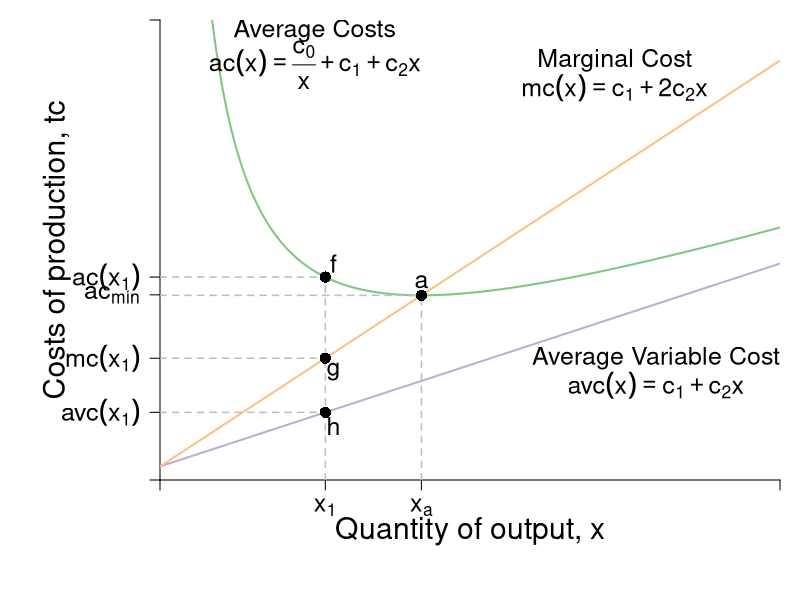

Generate this figure with R:
#Graph Designer: Simon Halliday
#Authors: Bowles, Foley and Halliday
#Title: Coordination, Conflict and Competition: A Text in Microeconomics

require(shape)
pdf(file = "firmmarketsupply/average_marginal_costs.pdf", width = 9, height = 7)

#Set parameters for graphics
axislabelsize <- 1.8
labelsize <- 1.5
namesize <- 1.8
annotatesize <- 1.5
graphlinewidth <- 2
segmentlinewidth <- 1.5

COL <- c("#7fc97f", "#beaed4", "#fdc086", "#ffff99", "#386cb0", "#f0027f", "#bf5b17", "#666666")
COLA <- c("#99d8c9","#66c2a4","#41ae76", "#238b45", "#005824")
COLB <- c("#4eb3d3", "#2b8cbe", "#0868ac","#084081")

#Edited the margins to cater for the larger LHS labels
par(mar =  c(6, 8, 1, 1))

totalcost <- function(x, c0 = 10, c1 = 2, c2 = 0.5){
  c0 + c1*x + c2*x^2
}

avgcost <- function(x,  c0 = 2, c1 = 0.05, c2 = 0.05){
  (c0 + c1*x + c2*x^2)/x
}

avgvarcost <- function(x,  c1 = 0.05, c2 = 0.05){
  (c1*x + c2*x^2)/x
}

marginalcost <- function(x, c1 = 0.05, c2 = 0.05){
  c1 + 2*c2*x
}

mcline <- Mpline <- function(x, constant = 0.3181472, slope = 0.125){
  constant + slope*x
}


xlims <- c(0, 15)
ylims <- c(0, 1.7)

npts <- 501 
x <- seq(xlims[1], xlims[2], length.out = npts)
y <- seq(ylims[1], ylims[2], length.out = npts) 
a <- c(13, 16.75, 19.25)

plot(0, 0, xlim = xlims, ylim = ylims, type = "n",
     xlab = expression(paste("")),
     ylab = expression(paste("")), 
     xaxt = "n", 
     yaxt = "n", 
     cex.lab = axislabelsize, 
     bty = "n",
     xaxs = "i", 
     yaxs = "i")


ticksy <- c(0, avgvarcost(x = 4), marginalcost(x = 4), avgcost(6.82456), avgcost(x = 4), ylims[2])
ylabels <- c(NA, expression(paste(avc(x[1]))), expression(paste(mc(x[1]))), expression(paste(ac[min])), expression(paste(ac(x[1]))), NA)
ticksx <- c(0, 4, 6.32456, xlims[2])
xlabels <- c(NA, expression(paste(x[1])), expression(paste(x[a])), NA)


axis(1, at = ticksx, pos = 0, labels = xlabels, cex.axis = labelsize)
axis(2, at = ticksy, pos = 0, labels = ylabels, las = 1, cex.axis = labelsize)

npts <- 500 
xx1 <- seq(xlims[1], xlims[2], length.out = npts)
xx3 <- seq(4, 8, length.out = npts)

lines(xx1, avgcost(xx1, c0 = 2, c1 = 0.05, c2 = 0.05), col = COL[1], lwd = graphlinewidth)
lines(xx1, avgvarcost(xx1, c1 = 0.05, c2 = 0.05), col = COL[2], lwd = graphlinewidth)
lines(xx1, marginalcost(xx1, c1 = 0.05, c2 = 0.05), col = COL[3], lwd = graphlinewidth)

#Label the axes
mtext(expression(paste("Quantity of output, ", x)), side = 1, line = 2.5, cex = axislabelsize)
text(-2.5, 0.5*ylims[2], expression(paste("Costs of production, ",tc)), xpd = TRUE, cex = axislabelsize, srt = 90) 

#Label the cost curve
text(12.5, 14, expression("Total Cost"), cex = labelsize)
text(12.5, 13.5, expression(paste(tc(x) == c[0] + c[1]*x + c[2]*x^2)), cex = annotatesize)

#Average Cost
text(3.75, avgcost(x = 3.2) + 0.825, expression(paste("Average Costs")), cex = labelsize)
text(3.75, avgcost(x = 3.2) + 0.7, expression(paste(ac(x) == frac(c[0],x) + c[1] + c[2]*x)), cex = annotatesize)

#Average cost minimum
segments(0, avgcost(x = 6.32456), 6.32456, avgcost(x = 6.32456), lty = 2, col = "gray" , lwd = segmentlinewidth)
segments(6.32456, 0, 6.32456, avgcost(x = 6.32456), lty = 2, col = "gray" , lwd = segmentlinewidth)
text(6.32456, avgcost(x = 6.32456) + 0.05, expression(paste("a")), cex = annotatesize)
points(6.32456, avgcost(x = 6.32456), pch = 16, col = "black", cex = 1.5)


#Marginal Cost
text(11, marginalcost(x = 12) + 0.3, expression(paste("Marginal Cost")), cex = annotatesize)
text(11, marginalcost(x = 12) + 0.2, expression(paste(mc(x) == c[1] + 2*c[2]*x)), cex = annotatesize)

#Average Variable Cost
text(12, avgvarcost(x = 12) - 0.2, expression(paste("Average Variable Cost")), cex = annotatesize)
text(12, avgvarcost(x = 12) - 0.3, expression(paste(avc(x) == c[1] + c[2]*x)), cex = annotatesize)


#Draw segments for average cost
segments(0, avgcost(x = 4, c0 = 2, c1 = 0.05, c2 = 0.05), 4, avgcost(x = 4, c0 = 2, c1 = 0.05, c2 = 0.05), lty = 2, col = "gray" , lwd = segmentlinewidth)
segments(4, 0, 4, avgcost(x = 4), lty = 2, col = "gray" , lwd = segmentlinewidth)
segments(0, marginalcost(x = 4), 4, marginalcost(x = 4), lty = 2, col = "gray" , lwd = segmentlinewidth)
segments(0, avgvarcost(x = 4), 4, avgvarcost(x = 4), lty = 2, col = "gray" , lwd = segmentlinewidth)
points(4, avgcost(x = 4, c0 = 2, c1 = 0.05, c2 = 0.05), pch = 16, col = "black", cex = 1.5)

text(4.2, avgcost(x = 4) + 0.05, expression(paste("f")), cex = labelsize)
points(4, avgcost(x = 4), pch = 16, col = "black", cex = 1.5)

text(4.2, marginalcost(x = 4) - 0.05, expression(paste("g")), cex = labelsize)
points(4, marginalcost(x = 4), pch = 16, col = "black", cex = 1.5)

text(4.2, avgvarcost(x = 4) - 0.05, expression(paste("h")), cex = labelsize)
points(4, avgvarcost(x = 4), pch = 16, col = "black", cex = 1.5)

dev.off()
